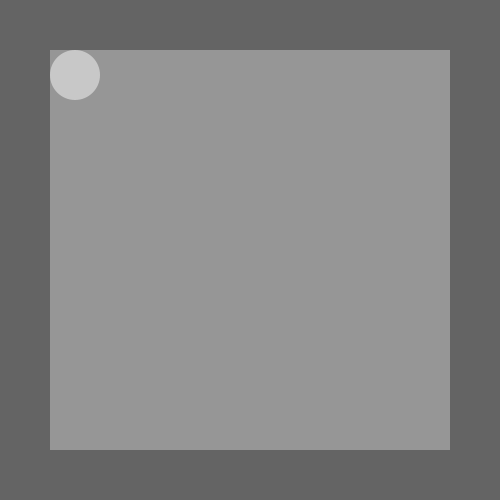
Frame 1 (no input)
Frame 60 (the mouse pressed at the canvas centre just before this capture): identical to frame 1, image omitted
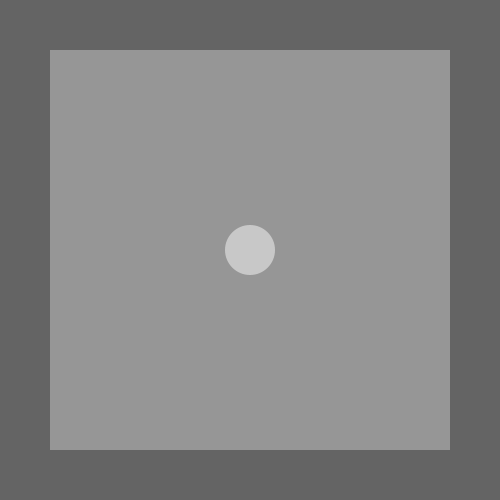
Frame 120 (the mouse held since frame 60 and released just before this capture)

The Processing sketch that drew these frames (run headless with seeded random() and noise(); from frame 60 on, the mouse is pressed at the canvas centre):

// Processing sketch: constrain
// ── constrain.pde
void setup()
{
  size(500,500);
  background(100);
  noStroke();
}

void draw()
{
  background(100);
  fill(150);
  rect(50,50,400,400);
  float mx=constrain(mouseX,75,425);
  float my=constrain(mouseY,75,425);
  fill(200);
  circle(mx,my,50);
}
